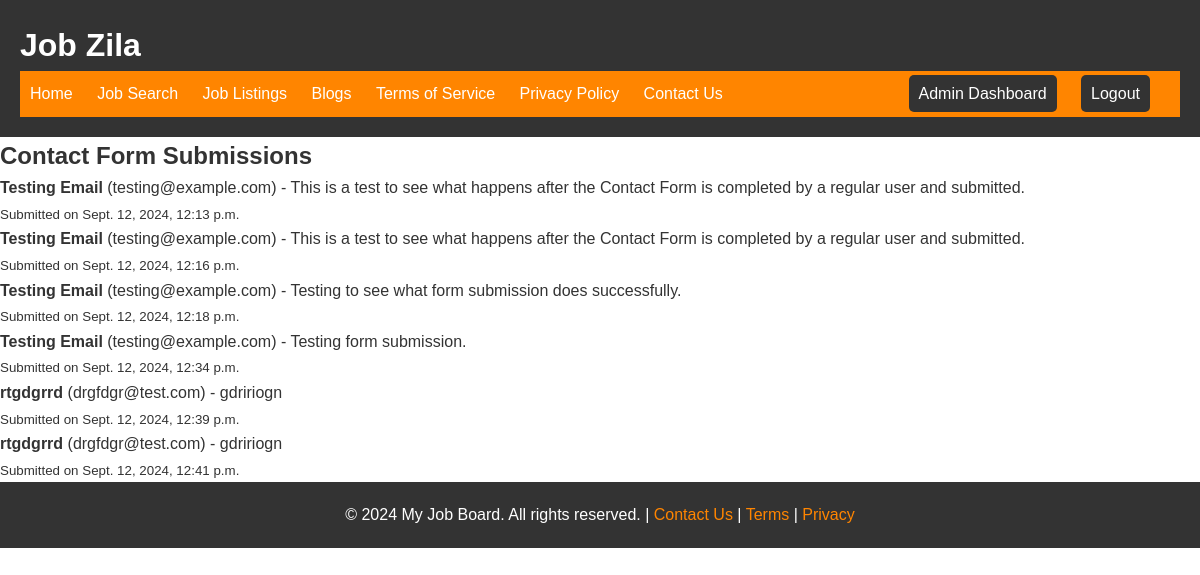
/view-contact-form (signed in), run on an earlier commit of the app's database.
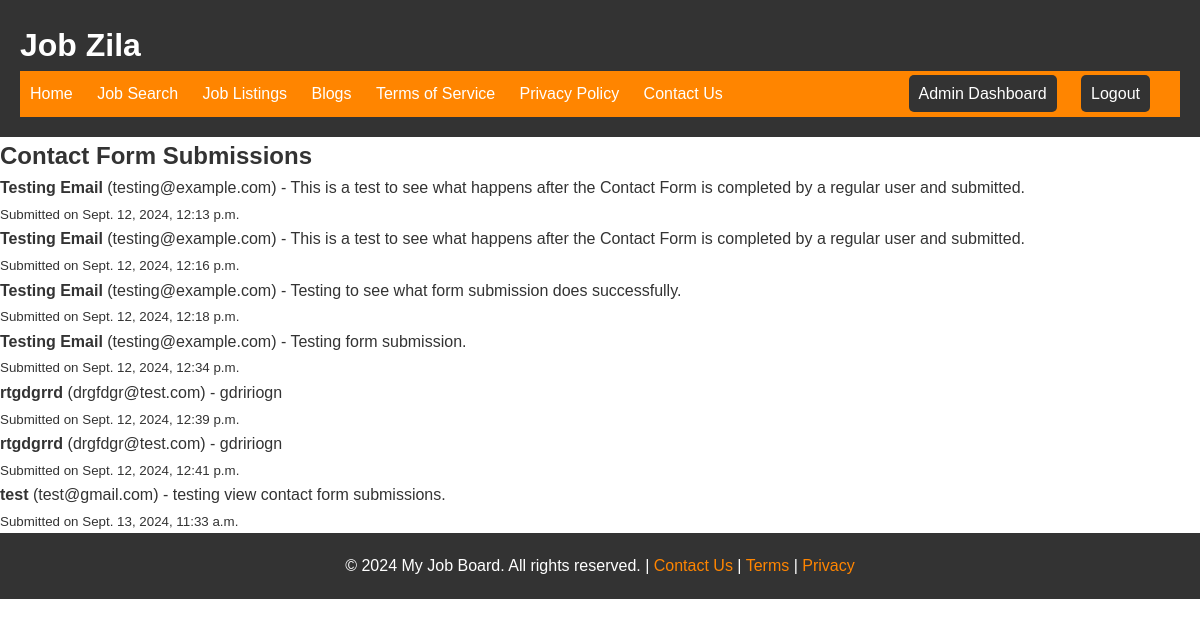
And on a later commit of the database.
### home/models.py (models this page shows, shortened)
class ContactSubmission(models.Model):
    name = models.CharField(max_length=100)
    email = models.EmailField()
    message = models.TextField()
    submitted_at = models.DateTimeField(auto_now_add=True)

### home/views.py (the view)
# urls.py: path('view-contact-form', views.view_contact_form, name='view_contact_form'),
@login_required
@admin_required
def view_contact_form(request):
    contact_forms = ContactSubmission.objects.all() # Fetch all contact form submissions from the DB
    return render(request, 'home/view_contact_form.html',{'contact_forms': contact_forms})

### home/views.py (called while the page is built)
def admin_required(function=None):
    actual_decorator = user_passes_test(lambda u: u.is_superuser)
    if function:
        return actual_decorator(function)
    return actual_decorator

### home/templates/home/view_contact_form.html (shortened to what this page needs)
{% extends 'home/master.html' %}
{% block content %}
<main>
  <section id="view-contacts">
    <h2>Contact Form Submissions</h2>
    <ul>
      {% for submission in contact_forms %}
        <li>
          <strong>{{ submission.name }}</strong> ({{ submission.email }}) - {{ submission.message }}
          <p><small>Submitted on {{ submission.submitted_at }}</small></p>
        </li>
      {% endfor %}
    </ul>
  </section>
</main>
{% endblock %}

What changed in the data, as far as the page shows it:
added ContactSubmission: name "test", email "test@gmail.com", message "testing view contact form submissions.", submitted_at "Sept. 13, 2024, 11:33 a.m."
